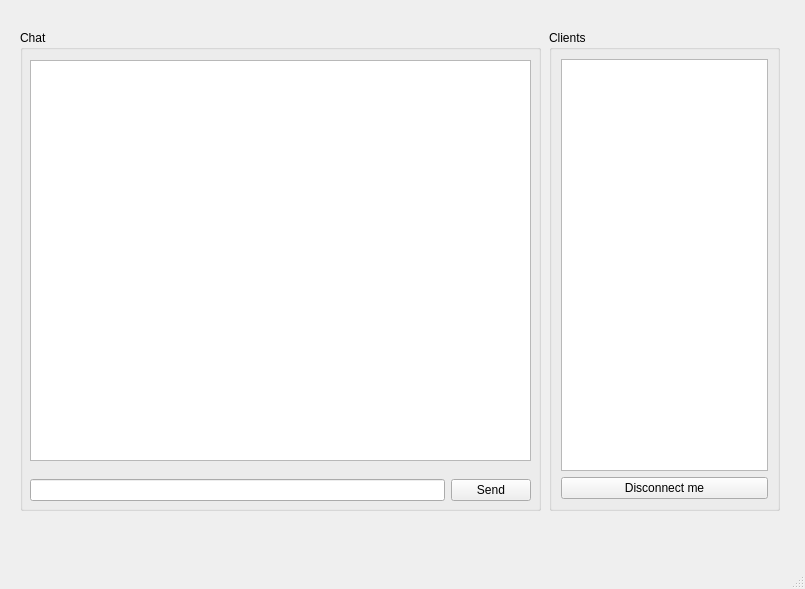
<?xml version="1.0" encoding="UTF-8"?>
<ui version="4.0">
 <class>MainWindow</class>
 <widget class="QMainWindow" name="MainWindow">
  <property name="geometry">
   <rect>
    <x>0</x>
    <y>0</y>
    <width>805</width>
    <height>589</height>
   </rect>
  </property>
  <property name="windowTitle">
   <string>MainWindow</string>
  </property>
  <widget class="QWidget" name="centralwidget">
   <widget class="QGroupBox" name="clientList">
    <property name="geometry">
     <rect>
      <x>549</x>
      <y>30</y>
      <width>231</width>
      <height>481</height>
     </rect>
    </property>
    <property name="title">
     <string>Clients</string>
    </property>
    <layout class="QVBoxLayout" name="verticalLayout">
     <item>
      <widget class="QListWidget" name="m_clientList"/>
     </item>
     <item>
      <widget class="QPushButton" name="m_disconnect">
       <property name="text">
        <string>Disconnect me</string>
       </property>
      </widget>
     </item>
    </layout>
   </widget>
   <widget class="QGroupBox" name="chat">
    <property name="geometry">
     <rect>
      <x>20</x>
      <y>30</y>
      <width>521</width>
      <height>481</height>
     </rect>
    </property>
    <property name="title">
     <string>Chat</string>
    </property>
    <widget class="QTextEdit" name="m_chatHistory">
     <property name="geometry">
      <rect>
       <x>10</x>
       <y>30</y>
       <width>501</width>
       <height>401</height>
      </rect>
     </property>
    </widget>
    <widget class="QWidget" name="layoutWidget">
     <property name="geometry">
      <rect>
       <x>10</x>
       <y>440</y>
       <width>501</width>
       <height>41</height>
      </rect>
     </property>
     <layout class="QHBoxLayout" name="messaging">
      <item>
       <widget class="QLineEdit" name="m_typing"/>
      </item>
      <item>
       <widget class="QPushButton" name="m_sendButton">
        <property name="minimumSize">
         <size>
          <width>50</width>
          <height>10</height>
         </size>
        </property>
        <property name="text">
         <string>Send</string>
        </property>
       </widget>
      </item>
     </layout>
    </widget>
   </widget>
  </widget>
  <widget class="QMenuBar" name="menubar">
   <property name="geometry">
    <rect>
     <x>0</x>
     <y>0</y>
     <width>805</width>
     <height>23</height>
    </rect>
   </property>
  </widget>
  <widget class="QStatusBar" name="statusbar"/>
 </widget>
 <resources/>
 <connections/>
</ui>
